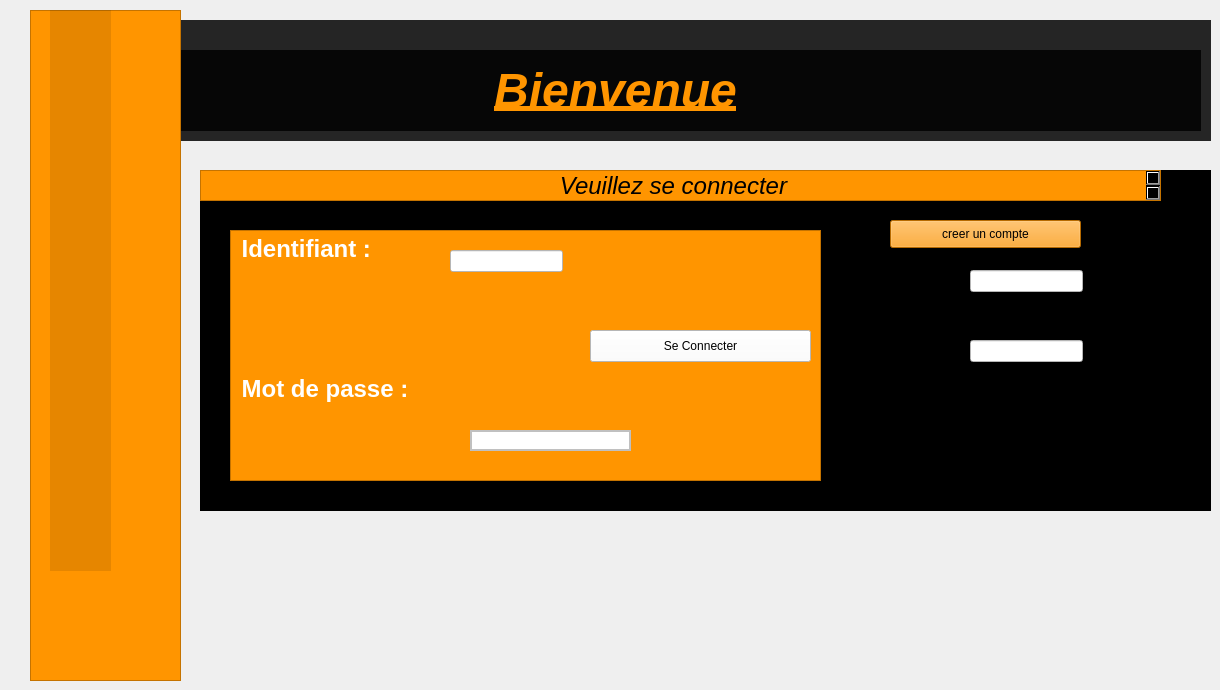
    <widget class="QWidget" name="page_3">
     <widget class="QWidget" name="widget_3" native="true">
      <property name="geometry">
       <rect>
        <x>200</x>
        <y>170</y>
        <width>1011</width>
        <height>341</height>
       </rect>
      </property>
      <property name="styleSheet">
       <string notr="true">background-color: rgb(0, 0, 0);</string>
      </property>
      <widget class="QTextBrowser" name="textBrowser">
       <property name="geometry">
        <rect>
         <x>0</x>
         <y>0</y>
         <width>961</width>
         <height>31</height>
        </rect>
       </property>
       <property name="styleSheet">
        <string notr="true">
background-color: rgb(255, 149, 0);
</string>
       </property>
       <property name="html">
        <string>&lt;!DOCTYPE HTML PUBLIC &quot;-//W3C//DTD HTML 4.0//EN&quot; &quot;http://www.w3.org/TR/REC-html40/strict.dtd&quot;&gt;
&lt;html&gt;&lt;head&gt;&lt;meta name=&quot;qrichtext&quot; content=&quot;1&quot; /&gt;&lt;style type=&quot;text/css&quot;&gt;
p, li { white-space: pre-wrap; }
&lt;/style&gt;&lt;/head&gt;&lt;body style=&quot; font-family:'MS Shell Dlg 2'; font-size:7.8pt; font-weight:400; font-style:normal;&quot;&gt;
&lt;p align=&quot;center&quot; style=&quot; margin-top:0px; margin-bottom:0px; margin-left:0px; margin-right:0px; -qt-block-indent:0; text-indent:0px;&quot;&gt;&lt;span style=&quot; font-family:'.AppleSystemUIFont'; font-size:18pt; font-style:italic;&quot;&gt;Veuillez se connecter&lt;/span&gt;&lt;/p&gt;&lt;/body&gt;&lt;/html&gt;</string>
       </property>
      </widget>
      <widget class="QTextBrowser" name="textBrowser_2">
       <property name="geometry">
        <rect>
         <x>30</x>
         <y>60</y>
         <width>591</width>
         <height>251</height>
        </rect>
       </property>
       <property name="styleSheet">
        <string notr="true">background-color: rgb(255, 149, 0);</string>
       </property>
       <property name="html">
        <string>&lt;!DOCTYPE HTML PUBLIC &quot;-//W3C//DTD HTML 4.0//EN&quot; &quot;http://www.w3.org/TR/REC-html40/strict.dtd&quot;&gt;
&lt;html&gt;&lt;head&gt;&lt;meta name=&quot;qrichtext&quot; content=&quot;1&quot; /&gt;&lt;style type=&quot;text/css&quot;&gt;
p, li { white-space: pre-wrap; }
&lt;/style&gt;&lt;/head&gt;&lt;body style=&quot; font-family:'MS Shell Dlg 2'; font-size:7.8pt; font-weight:400; font-style:normal;&quot;&gt;
&lt;p style=&quot; margin-top:0px; margin-bottom:0px; margin-left:0px; margin-right:0px; -qt-block-indent:0; text-indent:0px;&quot;&gt;&lt;span style=&quot; font-family:'.AppleSystemUIFont'; font-size:18pt; font-weight:600; color:#ffffff;&quot;&gt; Identifiant : &lt;/span&gt;&lt;/p&gt;
&lt;p style=&quot;-qt-paragraph-type:empty; margin-top:0px; margin-bottom:0px; margin-left:0px; margin-right:0px; -qt-block-indent:0; text-indent:0px; font-family:'.AppleSystemUIFont'; font-size:18pt; font-weight:600; color:#ffffff;&quot;&gt;&lt;br /&gt;&lt;/p&gt;
&lt;p style=&quot;-qt-paragraph-type:empty; margin-top:0px; margin-bottom:0px; margin-left:0px; margin-right:0px; -qt-block-indent:0; text-indent:0px; font-family:'.AppleSystemUIFont'; font-size:18pt; font-weight:600; color:#ffffff;&quot;&gt;&lt;br /&gt;&lt;/p&gt;
&lt;p style=&quot;-qt-paragraph-type:empty; margin-top:0px; margin-bottom:0px; margin-left:0px; margin-right:0px; -qt-block-indent:0; text-indent:0px; font-family:'.AppleSystemUIFont'; font-size:18pt; font-weight:600; color:#ffffff;&quot;&gt;&lt;br /&gt;&lt;/p&gt;
&lt;p style=&quot; margin-top:0px; margin-bottom:0px; margin-left:0px; margin-right:0px; -qt-block-indent:0; text-indent:0px;&quot;&gt;&lt;span style=&quot; font-family:'.AppleSystemUIFont'; font-size:18pt; font-weight:600; color:#ffffff;&quot;&gt; &lt;/span&gt;&lt;/p&gt;
&lt;p style=&quot; margin-top:0px; margin-bottom:0px; margin-left:0px; margin-right:0px; -qt-block-indent:0; text-indent:0px;&quot;&gt;&lt;span style=&quot; font-family:'.AppleSystemUIFont'; font-size:18pt; font-weight:600; color:#ffffff;&quot;&gt; Mot de passe :&lt;/span&gt;&lt;/p&gt;&lt;/body&gt;&lt;/html&gt;</string>
       </property>
      </widget>
      <widget class="QPushButton" name="pushButton">
       <property name="geometry">
        <rect>
         <x>390</x>
         <y>160</y>
         <width>221</width>
         <height>32</height>
        </rect>
       </property>
       <property name="styleSheet">
        <string notr="true">background-color: rgb(255, 255, 255);
background-color: rgb(255, 255, 255);</string>
       </property>
       <property name="text">
        <string>Se Connecter</string>
       </property>
      </widget>
      <widget class="QLineEdit" name="lineEdit_Username">
       <property name="geometry">
        <rect>
         <x>250</x>
         <y>80</y>
         <width>113</width>
         <height>22</height>
        </rect>
       </property>
       <property name="styleSheet">
        <string notr="true">background-color: rgb(255, 255, 255);</string>
       </property>
      </widget>
      <widget class="QLineEdit" name="lineEdit_Password">
       <property name="geometry">
        <rect>
         <x>270</x>
         <y>260</y>
         <width>161</width>
         <height>21</height>
        </rect>
       </property>
       <property name="styleSheet">
        <string notr="true">border-width: 2px;
background-color: rgb(255, 255, 255);
border-style: solid;
border-color: silver;</string>
       </property>
       <property name="echoMode">
        <enum>QLineEdit::Password</enum>
       </property>
      </widget>
      <widget class="QPushButton" name="pushButton_6">
       <property name="geometry">
        <rect>
         <x>690</x>
         <y>50</y>
         <width>191</width>
         <height>28</height>
        </rect>
       </property>
       <property name="styleSheet">
        <string notr="true">background-color: rgb(255, 149, 0);</string>
       </property>
       <property name="text">
        <string>creer un compte</string>
       </property>
      </widget>
      <widget class="QLineEdit" name="lineEdit_password">
       <property name="geometry">
        <rect>
         <x>770</x>
         <y>100</y>
         <width>113</width>
         <height>22</height>
        </rect>
       </property>
       <property name="styleSheet">
        <string notr="true">background-color: rgb(255, 255, 255);</string>
       </property>
      </widget>
      <widget class="QLineEdit" name="lineEdit_username">
       <property name="geometry">
        <rect>
         <x>770</x>
         <y>170</y>
         <width>113</width>
         <height>22</height>
        </rect>
       </property>
       <property name="styleSheet">
        <string notr="true">background-color: rgb(255, 255, 255);</string>
       </property>
       <property name="echoMode">
        <enum>QLineEdit::Password</enum>
       </property>
      </widget>
     </widget>
     <widget class="QWidget" name="widget" native="true">
      <property name="geometry">
       <rect>
        <x>30</x>
        <y>20</y>
        <width>1181</width>
        <height>121</height>
       </rect>
      </property>
      <property name="styleSheet">
       <string notr="true">background-color: rgba(0, 0, 0, 25);
background-color: rgba(0, 0, 0, 216);</string>
      </property>
      <widget class="QLabel" name="label_10">
       <property name="geometry">
        <rect>
         <x>0</x>
         <y>30</y>
         <width>1171</width>
         <height>81</height>
        </rect>
       </property>
       <property name="text">
        <string>&lt;html&gt;&lt;head/&gt;&lt;body&gt;&lt;p align=&quot;center&quot;&gt;&lt;span style=&quot; font-size:36pt; font-weight:600; font-style:italic; text-decoration: underline; color:#ff9500;&quot;&gt;Bienvenue&lt;/span&gt;&lt;/p&gt;&lt;/body&gt;&lt;/html&gt;</string>
       </property>
      </widget>
     </widget>
     <widget class="QFrame" name="frame_2">
      <property name="geometry">
       <rect>
        <x>30</x>
        <y>10</y>
        <width>151</width>
        <height>671</height>
       </rect>
      </property>
      <property name="styleSheet">
       <string notr="true">background-color: rgb(255, 149, 0);</string>
      </property>
      <property name="frameShape">
       <enum>QFrame::StyledPanel</enum>
      </property>
      <property name="frameShadow">
       <enum>QFrame::Raised</enum>
      </property>
      <widget class="QWidget" name="widget_2" native="true">
       <property name="geometry">
        <rect>
         <x>20</x>
         <y>0</y>
         <width>61</width>
         <height>561</height>
        </rect>
       </property>
       <property name="styleSheet">
        <string notr="true">background-color: rgba(0, 0, 0, 25);
</string>
       </property>
      </widget>
     </widget>
    </widget>
